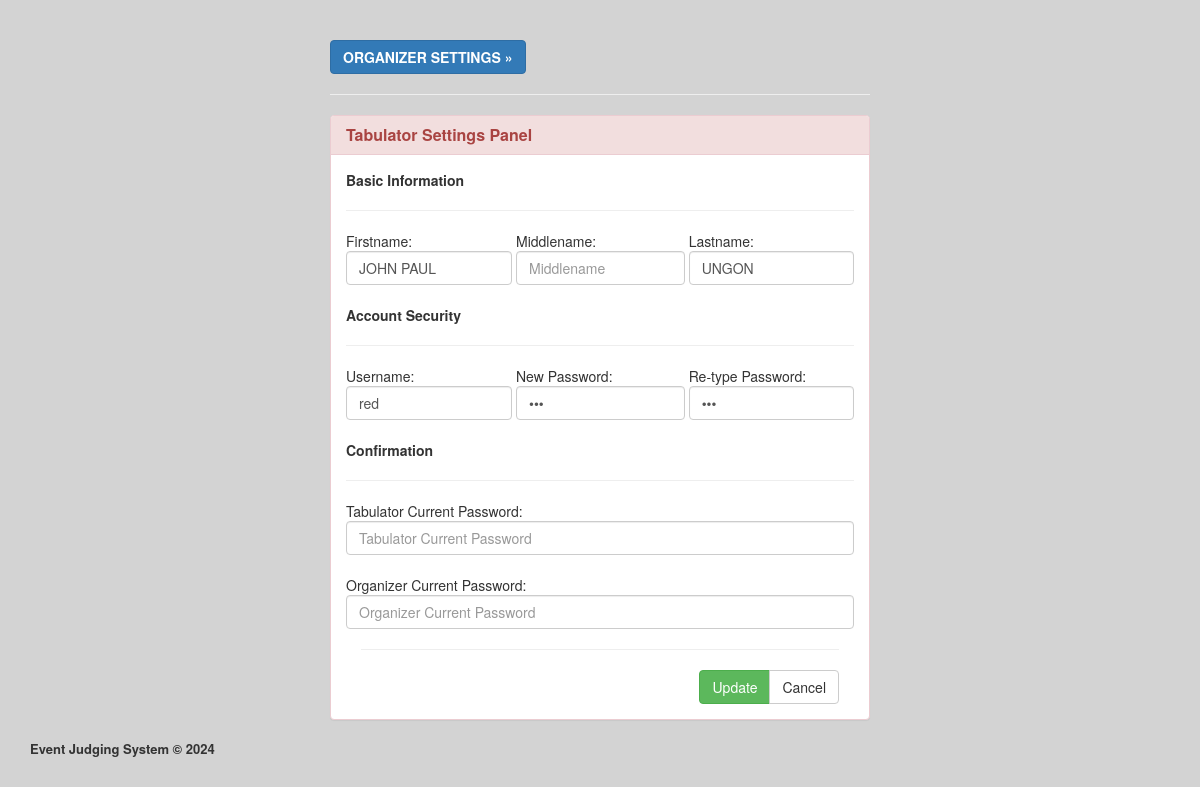
The page /admin/edit_tabulator.php (signed in) on the database its author committed.
### tables this page shows
CREATE TABLE `organizer` (
  `organizer_id` int(11) NOT NULL,
  `fname` text NOT NULL,
  `mname` text NOT NULL,
  `lname` text NOT NULL,
  `username` text NOT NULL,
  `password` text NOT NULL,
  `email` varchar(50) NOT NULL,
  `pnum` varchar(15) NOT NULL,
  `txt_poll_num` varchar(15) NOT NULL,
  `access` varchar(25) NOT NULL,
  `org_id` varchar(12) NOT NULL,
  `status` varchar(12) NOT NULL,
  `company_name` varchar(55) NOT NULL,
  `company_address` varchar(55) NOT NULL,
  `company_logo` varchar(55) NOT NULL,
  `company_telephone` varchar(55) NOT NULL,
  `company_email` varchar(55) NOT NULL,
  `company_website` varchar(55) NOT NULL,
  `reset_token` varchar(64) NOT NULL,
  `reset_expires` datetime DEFAULT NULL
);

### admin/session.php (called while the page is built, shortened)
<?php
$session_id = $_SESSION['id'];
    ?>

### admin/edit_tabulator.php (the view, shortened to what this page needs)
<!DOCTYPE html>
<html lang="en">
    <?php
    include('header.php');
     include('session.php');
     ?>
  <body style="background-color: lightgray;">
    <div class="container">
    <div class="col-lg-3">  </div>
  <div class="col-lg-6">
 <a href="edit_organizer.php" class="btn btn-primary"><strong>ORGANIZER SETTINGS &raquo;</strong></a>
 <hr />
 <div class="panel panel-danger">
            <div class="panel-heading">
              <h3 class="panel-title"><strong>Tabulator Settings Panel</strong></h3>
            </div>
            <div class="panel-body">
     <form method="POST" enctype="multipart/form-data">
   <?php
       $query = $conn->query("select * from organizer where org_id='$session_id'") or die(mysql_error());
        if($query->rowCount()>0)
        {
        while ($row = $query->fetch())
        { ?>
    <table align="center">
     <tr><td colspan="5"><strong>Basic Information</strong><hr /></td></tr>
    <tr>
    <td>
    Firstname:
    <input type="text" name="fname" class="form-control" placeholder="Firstname" value="<?php echo $row['fname']; ?>" aria-describedby="basic-addon1" required autofocus>
 </td>
    <td>&nbsp;</td>
    <td>
    Middlename:
    <input type="text" name="mname" class="form-control" placeholder="Middlename" value="<?php echo $row['mname']; ?>" aria-describedby="basic-addon1" required autofocus>
 </td>
    <td>&nbsp;</td>
    <td>
    Lastname:
    <input type="text" name="lname" class="form-control" placeholder="Lastname" value="<?php echo $row['lname']; ?>" aria-describedby="basic-addon1" required autofocus>
 </td>
    </tr>
     <tr><td colspan="5">&nbsp;</td></tr>
      <tr><td colspan="5"><strong>Account Security</strong><hr /></td></tr>
     <tr>
    <td>
    Username:
    <input type="text" name="username" class="form-control" placeholder="Username" value="<?php echo $row['username']; ?>" aria-describedby="basic-addon1" required autofocus>
 </td>
    <td>&nbsp;</td>
    <td>
    New Password:
    <input id="password" type="password" name="passwordx" class="form-control" placeholder="Password" value="<?php echo $row['password']; ?>" aria-describedby="basic-addon1" required autofocus>
 </td>
    <td>&nbsp;</td>
    <td>
    Re-type Password:
    <input id="confirm_password" type="password" name="password2x" class="form-control" placeholder="Re-type Password" value="<?php echo $row['password']; ?>" aria-describedby="basic-addon1" required autofocus>
 </td>
    </tr>
    <tr><td colspan="5">&nbsp;</td></tr>
    <tr><td colspan="5"><strong>Confirmation</strong><hr /></td></tr>
    <tr>
    <td colspan="5">
    Tabulator Current Password:
    <input type="password" name="tab_password" class="form-control" placeholder="Tabulator Current Password" aria-describedby="basic-addon1" required autofocus>
    </td>
    </tr>
    <tr>
    <td colspan="5">&nbsp;</td>
    </tr>
    <tr>
    <td colspan="5">
    Organizer Current Password:
    <input type="password" name="org_password" class="form-control" placeholder="Organizer Current Password" aria-describedby="basic-addon1" required autofocus>
    </td>
    </tr>
    </table>
   <div class="col-lg-12">
<hr />
       <div class="btn-group pull-right">
      <button name="update" type="submit" class="btn btn-success">Update</button>
      <a href="dashboard.php" type="button" class="btn btn-default">Cancel</a>
   </div>
 </div>
   </form>
           <?php }
  } ?>
            </div>
          </div>
  </div>
   <div class="col-lg-3">  </div>
</div>
   <?php include('footer.php'); ?>
  </body>
</html>

### assets/css/docs.css (style rules this page uses)
body { position: relative; padding-top: 40px; }

### rows shown on the page
organizer: fname "JOHN PAUL", lname "UNGON", username "red"
